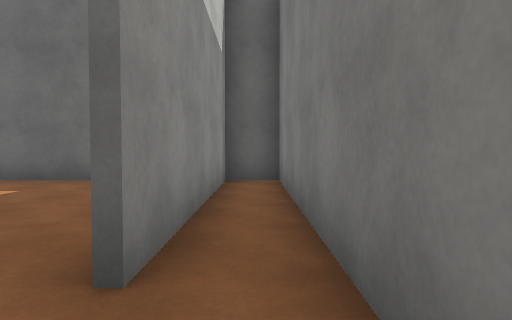
view 1 (above)

16 first-person views from a walk through a 3-D level made in the Unity game engine. The camera is 1.2 m above the floor, tilts 2° down and sees 75° across. The floor is counted in squares, 2 m on a side. Each view is taken from the middle of a square. On the plan, view 1 faces up. The plan holds only what a view shows up to about 10 squares ahead; the rest is blank. Door leaves are left out, so doorways stand open. Surface patterns are stand-ins for the level's own textures.

view 2
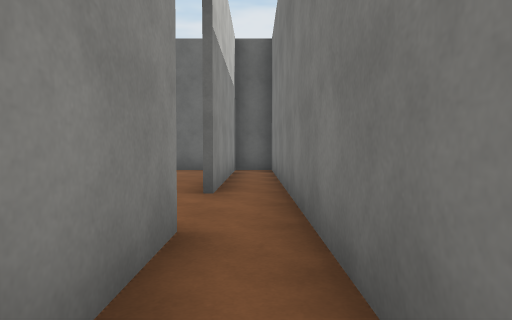

view 3
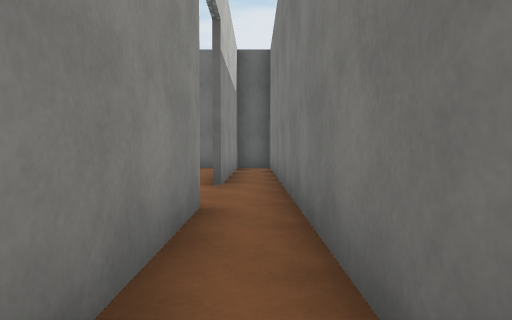

view 4
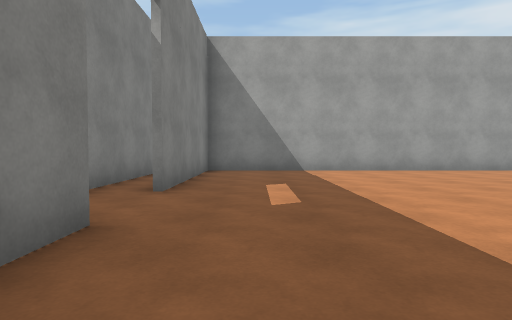

view 5
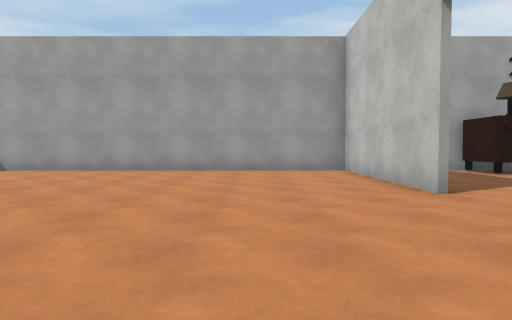

view 6
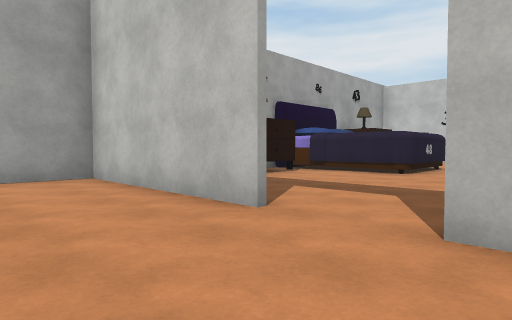

view 7
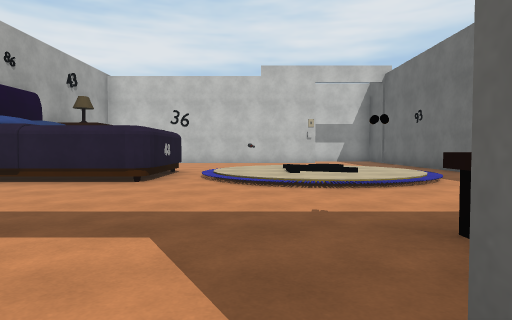

view 8
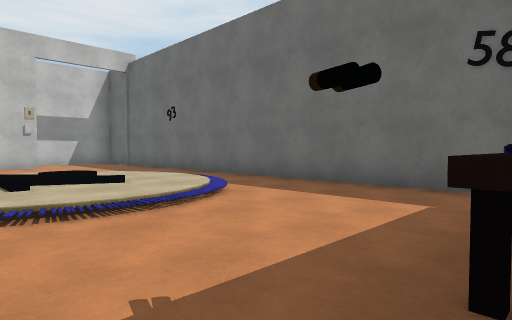

view 9
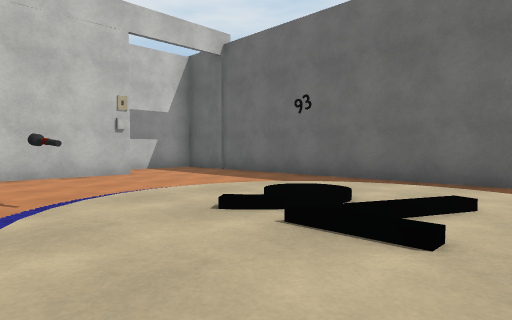

view 10
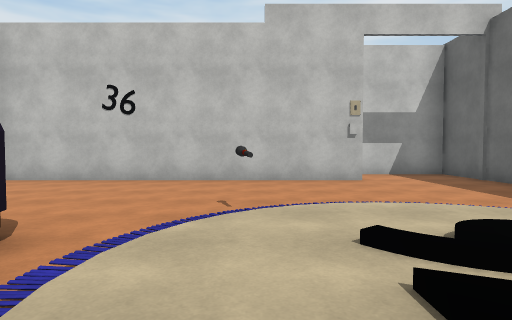

view 11
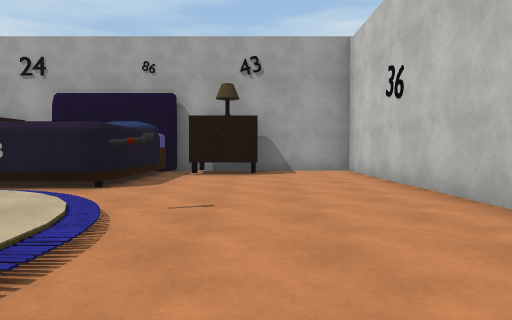

view 12
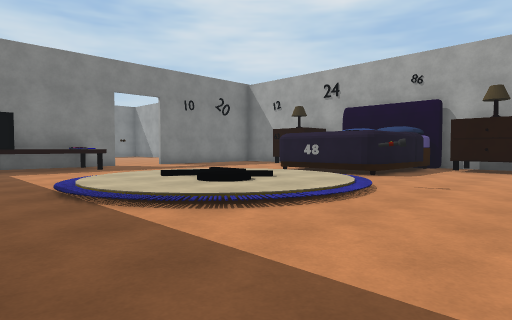

view 13
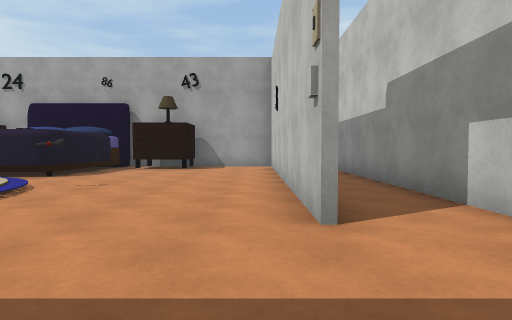

view 14
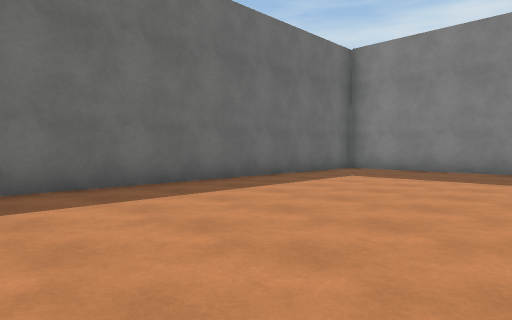

view 15
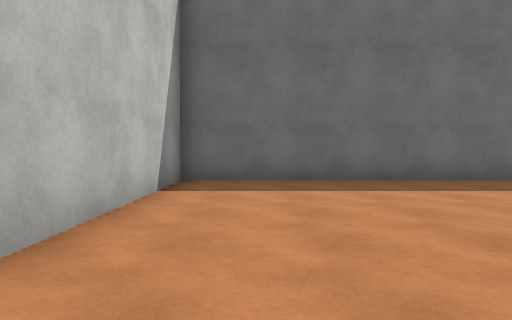

view 16
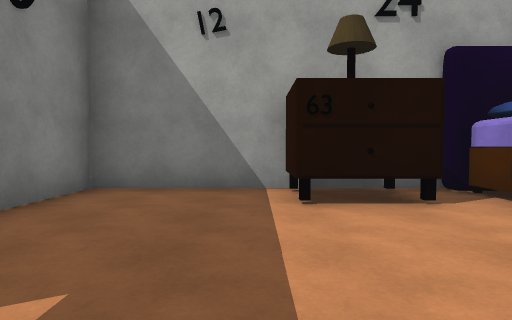

### Floor plan
Key: @ floor where view 1 was taken; # wall or solid block; . main floor; : floor 0.25 m higher than the main floor; / step, stairs or slope; O other object.
Columns run from 28 left of view 1 to 1 right of it. Each row starts with its distance up from view 1.
  7 ############## ###############
  6 #............. #...........#.#
  5 #.......//....OO...........#.#
  4 #......////...OO...........#.#
  3 #.#...////:...O ...........#.#
  2 #.#...////:/..OO...........#.#
  1 #.#...O/:/:/.................#
  0 #.#....////.................@#
 -1 #.#.....###....#...........#.#
 -2 #.#.....###....#...........#.#
 -3 # #.....###....#...........#.#
 -4   #..OO.# #OO..#...........#.#
 -5   ####### ##################

Where each view was taken, in squares from view 1:
view 1: 0 up, 0 right, facing up
view 2: 3 down, 0 right, facing up
view 3: 4 down, 0 right, facing up
view 4: 4 up, 2 left, facing down
view 5: 4 up, 10 left, facing down
view 6: 2 up, 10 left, facing down-left
view 7: 1 up, 12 left, facing left
view 8: 1 up, 14 left, facing up-left
view 9: 0 up, 18 left, facing up-left
view 10: 1 up, 18 left, facing left
view 11: 4 up, 23 left, facing down
view 12: 6 up, 24 left, facing down-right
view 13: 6 up, 25 left, facing down
view 14: 1 up, 10 left, facing up-right
view 15: 0 up, 11 left, facing up
view 16: 0 up, 15 left, facing down
